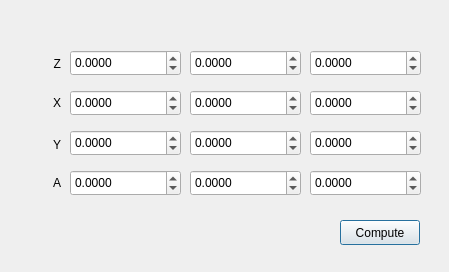
<?xml version="1.0" encoding="UTF-8"?>
<ui version="4.0">
 <class>CCD_ComputeDlg</class>
 <widget class="QDialog" name="CCD_ComputeDlg">
  <property name="geometry">
   <rect>
    <x>0</x>
    <y>0</y>
    <width>449</width>
    <height>272</height>
   </rect>
  </property>
  <property name="windowTitle">
   <string>Dialog</string>
  </property>
  <widget class="QDoubleSpinBox" name="Z_1">
   <property name="geometry">
    <rect>
     <x>70</x>
     <y>50</y>
     <width>111</width>
     <height>26</height>
    </rect>
   </property>
   <property name="decimals">
    <number>4</number>
   </property>
   <property name="minimum">
    <double>-500.000000000000000</double>
   </property>
   <property name="maximum">
    <double>500.000000000000000</double>
   </property>
   <property name="singleStep">
    <double>0.010000000000000</double>
   </property>
  </widget>
  <widget class="QDoubleSpinBox" name="X_1">
   <property name="geometry">
    <rect>
     <x>70</x>
     <y>90</y>
     <width>111</width>
     <height>26</height>
    </rect>
   </property>
   <property name="decimals">
    <number>4</number>
   </property>
   <property name="minimum">
    <double>-500.000000000000000</double>
   </property>
   <property name="maximum">
    <double>500.000000000000000</double>
   </property>
   <property name="singleStep">
    <double>0.010000000000000</double>
   </property>
  </widget>
  <widget class="QDoubleSpinBox" name="Y_1">
   <property name="geometry">
    <rect>
     <x>70</x>
     <y>130</y>
     <width>111</width>
     <height>26</height>
    </rect>
   </property>
   <property name="decimals">
    <number>4</number>
   </property>
   <property name="minimum">
    <double>-500.000000000000000</double>
   </property>
   <property name="maximum">
    <double>500.000000000000000</double>
   </property>
   <property name="singleStep">
    <double>0.010000000000000</double>
   </property>
  </widget>
  <widget class="QDoubleSpinBox" name="A_1">
   <property name="geometry">
    <rect>
     <x>70</x>
     <y>170</y>
     <width>111</width>
     <height>26</height>
    </rect>
   </property>
   <property name="decimals">
    <number>4</number>
   </property>
   <property name="minimum">
    <double>-500.000000000000000</double>
   </property>
   <property name="maximum">
    <double>500.000000000000000</double>
   </property>
   <property name="singleStep">
    <double>0.010000000000000</double>
   </property>
  </widget>
  <widget class="QDoubleSpinBox" name="A_2">
   <property name="geometry">
    <rect>
     <x>190</x>
     <y>170</y>
     <width>111</width>
     <height>26</height>
    </rect>
   </property>
   <property name="decimals">
    <number>4</number>
   </property>
   <property name="minimum">
    <double>-500.000000000000000</double>
   </property>
   <property name="maximum">
    <double>500.000000000000000</double>
   </property>
   <property name="singleStep">
    <double>0.010000000000000</double>
   </property>
  </widget>
  <widget class="QDoubleSpinBox" name="Y_2">
   <property name="geometry">
    <rect>
     <x>190</x>
     <y>130</y>
     <width>111</width>
     <height>26</height>
    </rect>
   </property>
   <property name="decimals">
    <number>4</number>
   </property>
   <property name="minimum">
    <double>-500.000000000000000</double>
   </property>
   <property name="maximum">
    <double>500.000000000000000</double>
   </property>
   <property name="singleStep">
    <double>0.010000000000000</double>
   </property>
  </widget>
  <widget class="QDoubleSpinBox" name="X_2">
   <property name="geometry">
    <rect>
     <x>190</x>
     <y>90</y>
     <width>111</width>
     <height>26</height>
    </rect>
   </property>
   <property name="decimals">
    <number>4</number>
   </property>
   <property name="minimum">
    <double>-500.000000000000000</double>
   </property>
   <property name="maximum">
    <double>500.000000000000000</double>
   </property>
   <property name="singleStep">
    <double>0.010000000000000</double>
   </property>
  </widget>
  <widget class="QDoubleSpinBox" name="Z_2">
   <property name="geometry">
    <rect>
     <x>190</x>
     <y>50</y>
     <width>111</width>
     <height>26</height>
    </rect>
   </property>
   <property name="decimals">
    <number>4</number>
   </property>
   <property name="minimum">
    <double>-500.000000000000000</double>
   </property>
   <property name="maximum">
    <double>500.000000000000000</double>
   </property>
   <property name="singleStep">
    <double>0.010000000000000</double>
   </property>
  </widget>
  <widget class="QDoubleSpinBox" name="A_3">
   <property name="geometry">
    <rect>
     <x>310</x>
     <y>170</y>
     <width>111</width>
     <height>26</height>
    </rect>
   </property>
   <property name="decimals">
    <number>4</number>
   </property>
   <property name="minimum">
    <double>-500.000000000000000</double>
   </property>
   <property name="maximum">
    <double>500.000000000000000</double>
   </property>
   <property name="singleStep">
    <double>0.010000000000000</double>
   </property>
  </widget>
  <widget class="QDoubleSpinBox" name="Y_3">
   <property name="geometry">
    <rect>
     <x>310</x>
     <y>130</y>
     <width>111</width>
     <height>26</height>
    </rect>
   </property>
   <property name="decimals">
    <number>4</number>
   </property>
   <property name="minimum">
    <double>-500.000000000000000</double>
   </property>
   <property name="maximum">
    <double>500.000000000000000</double>
   </property>
   <property name="singleStep">
    <double>0.010000000000000</double>
   </property>
  </widget>
  <widget class="QDoubleSpinBox" name="X_3">
   <property name="geometry">
    <rect>
     <x>310</x>
     <y>90</y>
     <width>111</width>
     <height>26</height>
    </rect>
   </property>
   <property name="decimals">
    <number>4</number>
   </property>
   <property name="minimum">
    <double>-500.000000000000000</double>
   </property>
   <property name="maximum">
    <double>500.000000000000000</double>
   </property>
   <property name="singleStep">
    <double>0.010000000000000</double>
   </property>
  </widget>
  <widget class="QDoubleSpinBox" name="Z_3">
   <property name="geometry">
    <rect>
     <x>310</x>
     <y>50</y>
     <width>111</width>
     <height>26</height>
    </rect>
   </property>
   <property name="decimals">
    <number>4</number>
   </property>
   <property name="minimum">
    <double>-500.000000000000000</double>
   </property>
   <property name="maximum">
    <double>500.000000000000000</double>
   </property>
   <property name="singleStep">
    <double>0.010000000000000</double>
   </property>
  </widget>
  <widget class="QPushButton" name="pushButton">
   <property name="geometry">
    <rect>
     <x>340</x>
     <y>220</y>
     <width>80</width>
     <height>25</height>
    </rect>
   </property>
   <property name="text">
    <string>Compute</string>
   </property>
  </widget>
  <widget class="QLabel" name="label">
   <property name="geometry">
    <rect>
     <x>10</x>
     <y>55</y>
     <width>51</width>
     <height>17</height>
    </rect>
   </property>
   <property name="text">
    <string>Z</string>
   </property>
   <property name="alignment">
    <set>Qt::AlignRight|Qt::AlignTrailing|Qt::AlignVCenter</set>
   </property>
  </widget>
  <widget class="QLabel" name="label_2">
   <property name="geometry">
    <rect>
     <x>10</x>
     <y>94</y>
     <width>51</width>
     <height>17</height>
    </rect>
   </property>
   <property name="text">
    <string>X</string>
   </property>
   <property name="alignment">
    <set>Qt::AlignRight|Qt::AlignTrailing|Qt::AlignVCenter</set>
   </property>
  </widget>
  <widget class="QLabel" name="label_3">
   <property name="geometry">
    <rect>
     <x>10</x>
     <y>136</y>
     <width>51</width>
     <height>17</height>
    </rect>
   </property>
   <property name="text">
    <string>Y</string>
   </property>
   <property name="alignment">
    <set>Qt::AlignRight|Qt::AlignTrailing|Qt::AlignVCenter</set>
   </property>
  </widget>
  <widget class="QLabel" name="label_4">
   <property name="geometry">
    <rect>
     <x>10</x>
     <y>174</y>
     <width>51</width>
     <height>17</height>
    </rect>
   </property>
   <property name="text">
    <string>A</string>
   </property>
   <property name="alignment">
    <set>Qt::AlignRight|Qt::AlignTrailing|Qt::AlignVCenter</set>
   </property>
  </widget>
 </widget>
 <resources/>
 <connections/>
</ui>
